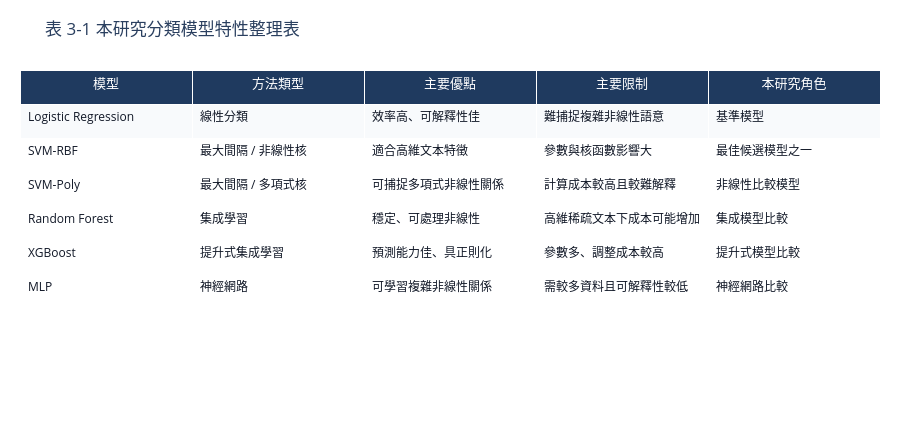

Notebook code cell kept with this figure:
### Markdown cell above
### 表 3-1 本研究分類模型特性整理表

**建議放置章節：機器學習分類模型 結尾或各模型介紹前**

表說：本表整理本研究採用之分類模型類型、主要特性與限制，可作為後續各模型小節的總覽。

### Code cell
model_table = pd.DataFrame({
    '模型': ['Logistic Regression', 'SVM-RBF', 'SVM-Poly', 'Random Forest', 'XGBoost', 'MLP'],
    '方法類型': ['線性分類', '最大間隔 / 非線性核', '最大間隔 / 多項式核', '集成學習', '提升式集成學習', '神經網路'],
    '主要優點': ['效率高、可解釋性佳', '適合高維文本特徵', '可捕捉多項式非線性關係', '穩定、可處理非線性', '預測能力佳、具正則化', '可學習複雜非線性關係'],
    '主要限制': ['難捕捉複雜非線性語意', '參數與核函數影響大', '計算成本較高且較難解釋', '高維稀疏文本下成本可能增加', '參數多、調整成本較高', '需較多資料且可解釋性較低'],
    '本研究角色': ['基準模型', '最佳候選模型之一', '非線性比較模型', '集成模型比較', '提升式模型比較', '神經網路比較']
})
display(model_table)

fig = go.Figure(data=[go.Table(
    header=dict(values=list(model_table.columns), fill_color='#1F3A5F', font=dict(color='white', size=13), align='center', height=34),
    cells=dict(values=[model_table[c] for c in model_table.columns], fill_color=[['#F8FAFC', '#FFFFFF']], align='left', height=34, font=dict(size=12, color='#111827'))
)])
fig.update_layout(title='表 3-1 本研究分類模型特性整理表', height=430, margin=dict(l=20, r=20, t=70, b=20))
export_fig(fig, 'ch3_model_characteristics_table.png', width=1500, height=430, scale=2)
fig.show()

### Figure 1 — Plotly figure (JSON) as saved in the notebook; plotly's stock layout.template omitted (floating-point values rounded to 4 significant figures)
{"data": [{"cells": {"align": "left", "fill": {"color": [["#F8FAFC", "#FFFFFF"]]}, "font": {"color": "#111827", "size": 12}, "height": 34, "values": [["Logistic Regression", "SVM-RBF", "SVM-Poly", "Random Forest", "XGBoost", "MLP"], ["線性分類", "最大間隔 / 非線性核", "最大間隔 / 多項式核", "集成學習", "提升式集成學習", "神經網路"], ["效率高、可解釋性佳", "適合高維文本特徵", "可捕捉多項式非線性關係", "穩定、可處理非線性", "預測能力佳、具正則化", "可學習複雜非線性關係"], ["難捕捉複雜非線性語意", "參數與核函數影響大", "計算成本較高且較難解釋", "高維稀疏文本下成本可能增加", "參數多、調整成本較高", "需較多資料且可解釋性較低"], ["基準模型", "最佳候選模型之一", "非線性比較模型", "集成模型比較", "提升式模型比較", "神經網路比較"]]}, "header": {"align": "center", "fill": {"color": "#1F3A5F"}, "font": {"color": "white", "size": 13}, "height": 34, "values": ["模型", "方法類型", "主要優點", "主要限制", "本研究角色"]}, "type": "table"}], "layout": {"height": 430, "margin": {"b": 20, "l": 20, "r": 20, "t": 70}, "title": {"text": "表 3-1 本研究分類模型特性整理表"}}}
